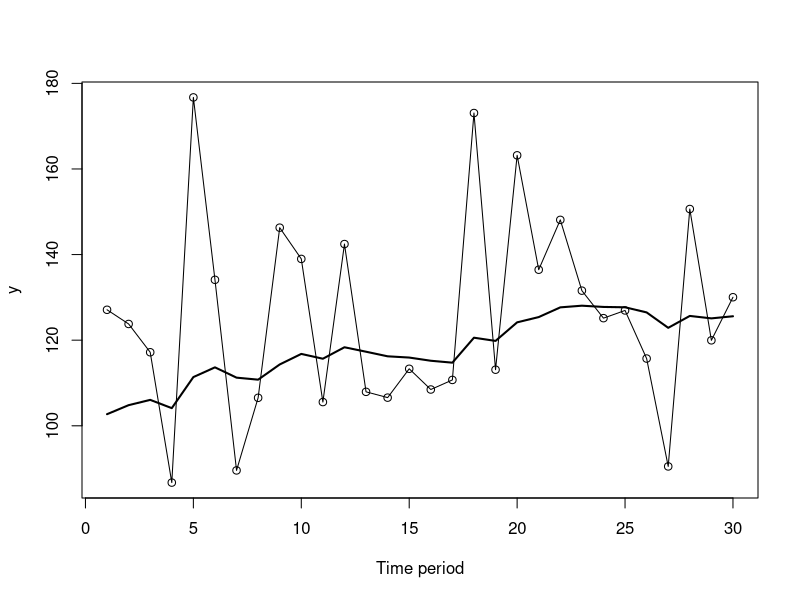
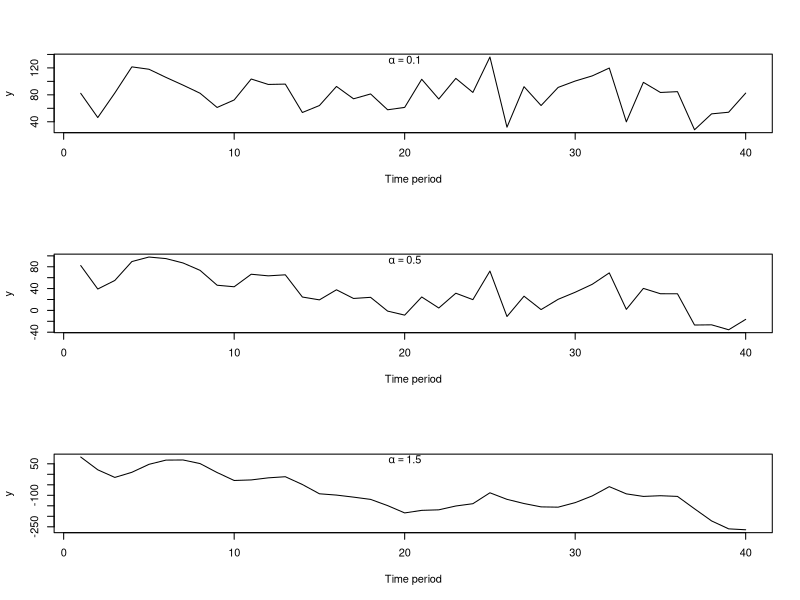
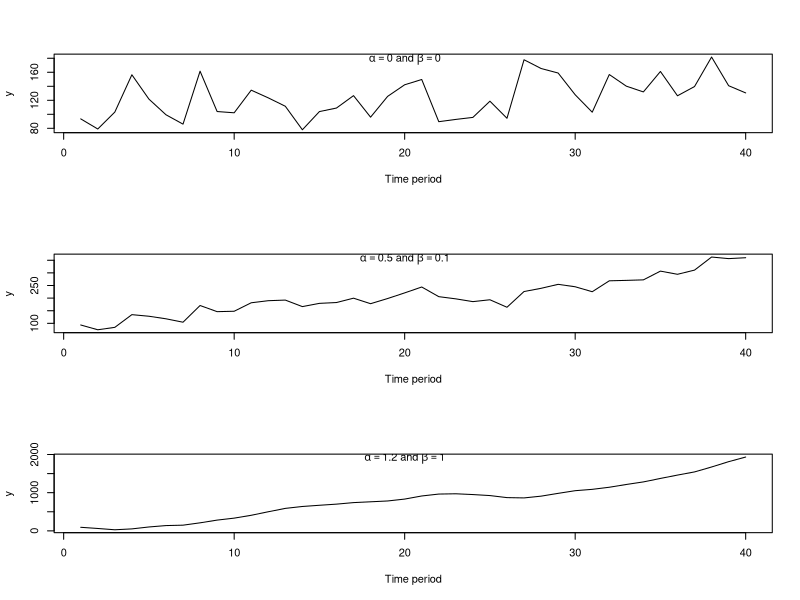

Reproduce these figures in R, in order.
## FIGURE 3.2

alpha <- 0.1
sigma <- 5
y <- l <- numeric(30)
l[1] <- 100
set.seed(9999)
e <- rnorm(30, 0, sigma^2)
for (i in 1:30) {
  y[i] <- l[i] + e[i]
  l[i + 1] <- l[i] + alpha * e[i]
}
plot(ts(y[1:30]), type = "o", ylab = "y", xlab = "Time period")
lines(ts(l[2:31]), lwd = 2)

# FIGURE 3.3

sigma <- 5
y1 <- y2 <- y3 <- l <- numeric(40)
l[1] <- 100
e <- rnorm(40, 0, sigma^2)
for (i in 1:40) {
  y1[i] <- l[i] + e[i]
  l[i + 1] <- l[i] + 0.1 * e[i]
}
for (i in 1:40) {
  y2[i] <- l[i] + e[i]
  l[i + 1] <- l[i] + 0.5 * e[i]
}
for (i in 1:40) {
  y3[i] <- l[i] + e[i]
  l[i + 1] <- l[i] + 1.5 * e[i]
}

par(mfrow = c(3, 1))
plot(ts(y1), xlab = "Time period", ylab = "y")
text(20, max(y1) - 4, expression(alpha == 0.1))
plot(ts(y2), xlab = "Time period", ylab = "y")
text(20, max(y2) - 5, expression(alpha == 0.5))
plot(ts(y3), xlab = "Time period", ylab = "y")
text(20, max(y3) - 11, expression(alpha == 1.5))

# FIGURE 3.4

sigma <- 5
y1 <- y2 <- y3 <- l <- b <- numeric(40)
l[1] <- 100
b[1] <- 1
e <- rnorm(40, 0, sigma^2)
for (i in 1:40) {
  y1[i] <- l[i] + b[i] + e[i]
  l[i + 1] <- l[i] + b[i] + 0 * e[i]
  b[i + 1] <- b[i] + 0 * e[i]
}
for (i in 1:40) {
  y2[i] <- l[i] + b[i] + e[i]
  l[i + 1] <- l[i] + b[i] + 0.5 * e[i]
  b[i + 1] <- b[i] + 0.1 * e[i]
}
for (i in 1:40) {
  y3[i] <- l[i] + b[i] + e[i]
  l[i + 1] <- l[i] + b[i] + 1.2 * e[i]
  b[i + 1] <- b[i] + 1 * e[i]
}

par(mfrow = c(3, 1))
plot(ts(y1), xlab = "Time period", ylab = "y")
text(20, max(y1) - 3, expression(paste(alpha == 0, " and ", beta == 0)))
plot(ts(y2), xlab = "Time period", ylab = "y")
text(20, max(y2) - 8, expression(paste(alpha == 0.5, " and ", beta == 0.1)))
plot(ts(y3), xlab = "Time period", ylab = "y")
text(20, max(y3) - 35, expression(paste(alpha == 1.2, " and ", beta == 1.0)))
